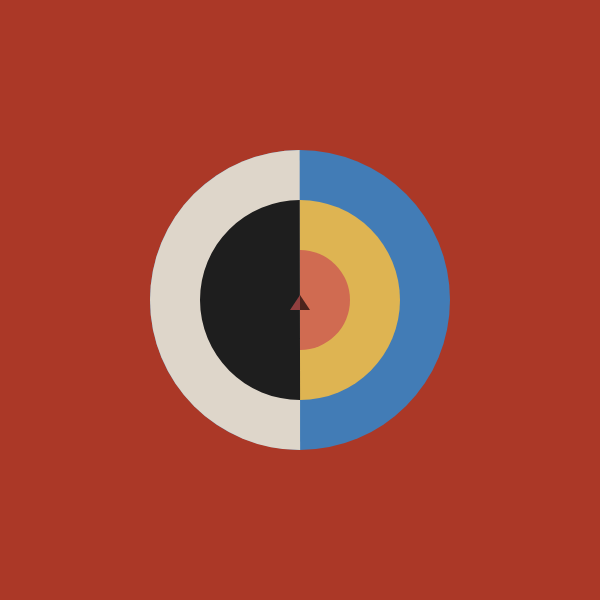
Frame 1 (no input)
Frame 60 (no input): identical to frame 1, image omitted
Frame 120 (the mouse pressed at the canvas centre since frame 60): identical to frame 1, image omitted

The p5.js sketch that drew this single still picture (run headless with seeded random() and noise() and a simulated clock; from frame 60 on, the mouse is pressed at the canvas centre):

// p5.js sketch
// ── sketch.js
// https://editor.p5js.org/niccab/sketches/Fci2SMXje

/*

Your example question we could submit for homework involved the arc function and its parameters. I thought that this would be a good function to explore.

For this week's assignment, I wanted to replicate a painting from one of my favorite painters, Hilma Af Klint. The title of the painting is Svanen. Here is a reference: https://commons.wikimedia.org/wiki/File:Hilma_af_Klint_Svanen.jpg

I thought that using the arc function would be much simpler to use. I wanted to use only arcs, but I chose to use circles as the base layers and arcs to overlap the circles.

*/

function setup() {
  createCanvas(600, 600); // size of painting
  background(171, 56, 39); // faded red background

  fill(66, 124, 182); // blue base layer
  noStroke();
  circle(300, 300, 300);

  fill(222, 180, 82); // yellow base layer
  noStroke();
  circle(300, 300, 200);

  fill(208, 107, 81); // red base layer
  noStroke();
  circle(300, 300, 100);

  fill(222, 214, 202); // white arc
  arc(300, 300, 300, 300, 1.57, 4.71, CHORD);

  fill(30, 30, 30); // black arc
  arc(300, 300, 200, 200, 1.57, 4.71, CHORD);

  fill(145, 63, 63); // red left triangle
  triangle(300, 295, 300, 310, 290, 310);

  fill(76, 36, 28); // dark brown right triangle
  triangle(300, 295, 300, 310, 310, 310);

}

function draw() {


}
